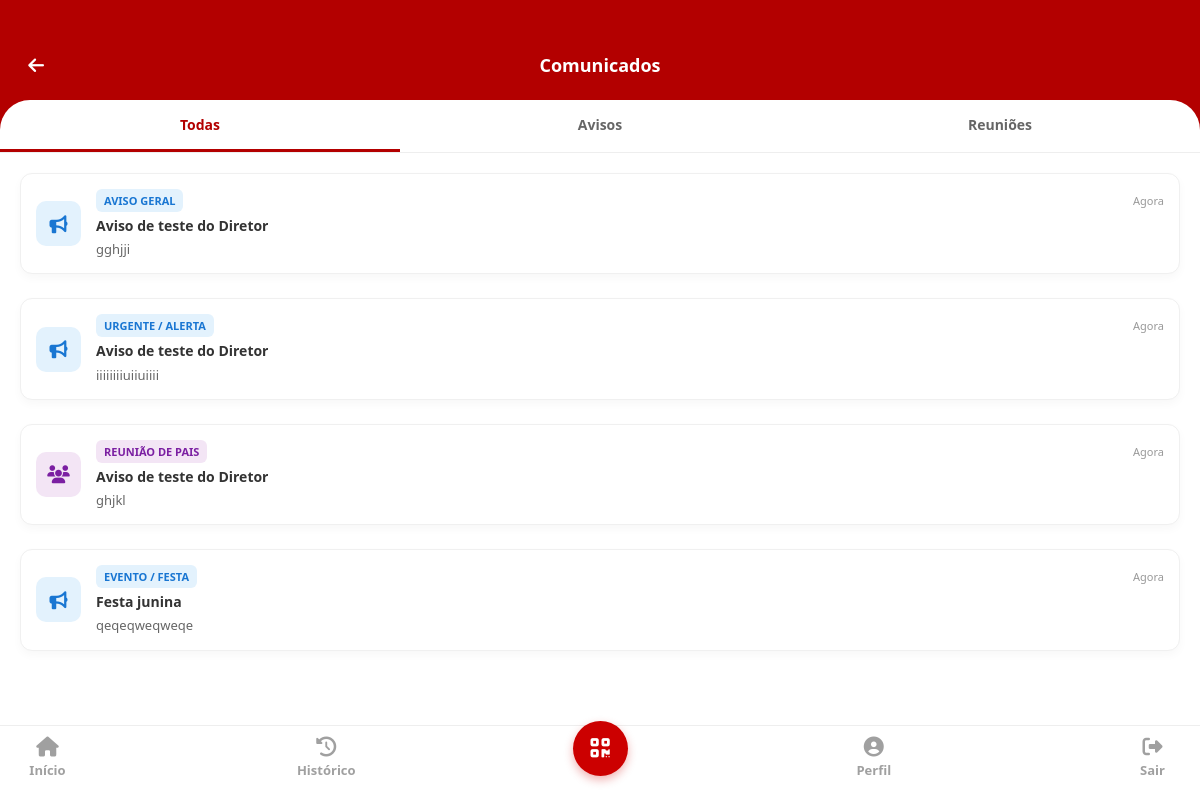
/comunicados, run on the app's committed database.
### app.py (models this page shows)
class Comunicado(db.Model):
    id = db.Column(db.Integer, primary_key=True)
    tipo = db.Column(db.String(50), nullable=False)
    badge_classe = db.Column(db.String(50), nullable=False)
    badge_texto = db.Column(db.String(50), nullable=False)
    tempo = db.Column(db.String(20), default="Agora")
    titulo = db.Column(db.String(100), nullable=False)
    mensagem = db.Column(db.Text, nullable=False)

### app.py (the view)
@app.route('/comunicados')
def comunicados():
    lista_comunicados = Comunicado.query.order_by(Comunicado.id.desc()).all()
    return render_template('comunicados.html', lista_comunicados=lista_comunicados)

### templates/comunicados.html (shortened to what this page needs)
<!DOCTYPE html>
<html lang="pt-BR">
<head>
    <link rel="stylesheet" href="../css/style.css">
    <link rel="stylesheet" href="https://cdnjs.cloudflare.com/ajax/libs/font-awesome/6.4.0/css/all.min.css">
</head>
<body>
    <div class="app-container">
        <header class="page-header" style="background: #b30000;">
            <a href="/dashboard" class="back-btn" style="color: #fff;">
                <i class="fas fa-arrow-left"></i>
            </a>
            <h2 style="color: #fff;">Comunicados</h2>
        </header>
        <div class="sub-tabs">
            <button class="tab-btn active" data-filter="todos">Todas</button>
            <button class="tab-btn" data-filter="aviso">Avisos</button>
            <button class="tab-btn" data-filter="reuniao">Reuniões</button>
        </div>
        <main class="page-content">
            <div class="comunicados-list">
                {% for comunicado in lista_comunicados %}
                {% set tipo_limpo = comunicado.tipo|default('Avisos')|lower %}
                {% if 'reuniao' in tipo_limpo or 'reuniõe' in tipo_limpo or 'reunioes' in tipo_limpo %}
                    {% set categoria_filtro = 'reuniao' %}
                    {% set estilo_card = 'reuniao-style' %}
                {% else %}
                    {% set categoria_filtro = 'aviso' %}
                    {% set estilo_card = 'aviso-style' %}
                {% endif %}
                <div class="comunicado-card {{ estilo_card }}" data-category="{{ categoria_filtro }}">
                    <div class="comunicado-icon-box">
                        {% if categoria_filtro == 'reuniao' %}
                            <i class="fas fa-users"></i>
                        {% else %}
                            <i class="fas fa-bullhorn"></i>
                        {% endif %}
                    </div>
                    <div class="comunicado-body">
                        <div class="comunicado-meta" style="display: flex; justify-content: space-between; align-items: center; margin-bottom: 5px;">
                            <span class="badge-tipo">
                                {{ comunicado.badge_texto|default('Aviso Geral') }}
                            </span>
                            <span class="comunicado-time" style="color: #999; font-size: 11px;">
                                {{ comunicado.tempo|default('Agora') }}
                            </span>
                        </div>
                        <h3 style="margin: 5px 0; font-size: 14px; color: #333;">{{ comunicado.titulo }}</h3>
                        <p style="margin: 0; font-size: 13px; color: #666; line-height: 1.4;">{{ comunicado.mensagem }}</p>
                    </div>
                </div>
                {% else %}
                <div id="no-data-message" style="text-align: center; padding: 40px 20px; color: #777;">
                    <i class="fas fa-envelope-open" style="font-size: 32px; margin-bottom: 10px; color: #ccc;"></i>
                    <p style="font-size: 14px;">Nenhum comunicado encontrado por enquanto.</p>
                </div>
                {% endfor %}
            </div>
        </main>
        <nav class="bottom-nav">
            <a href="/" class="nav-item">
                <i class="fas fa-home"></i>
                <span>Início</span>
            </a>
            <a href="/historico" class="nav-item">
                <i class="fas fa-history"></i>
                <span>Histórico</span>
            </a>
            <a href="/qrcode" class="nav-item scan-btn">
                <i class="fas fa-qrcode"></i>
            </a>
            <a href="/perfil" class="nav-item">
                <i class="fas fa-user-circle"></i>
                <span>Perfil</span>
            </a>
            <a href="/sair" class="nav-item">
                <i class="fas fa-sign-out-alt"></i>
                <span>Sair</span>
            </a>
        </nav>
    </div>
</body>
</html>

### templates/comunicados.html (style rules this page uses)
.comunicado-card.aviso-style .comunicado-icon-box { background-color: #e3f2fd !important; color: #1976d2 !important; }
.comunicado-card.aviso-style .badge-tipo { background-color: #e3f2fd !important; color: #1976d2 !important; }
.comunicado-card.reuniao-style .comunicado-icon-box { background-color: #f3e5f5 !important; color: #7b1fa2 !important; }
.comunicado-card.reuniao-style .badge-tipo { background-color: #f3e5f5 !important; color: #7b1fa2 !important; }
.badge-tipo { padding: 4px 8px; border-radius: 6px; font-weight: bold; font-size: 11px; }
.comunicado-card { display: flex; background: #fff; padding: 15px; border-radius: 12px; margin-bottom: 12px; box-shadow: 0 4px 10px rgba(0,0,0,0.03); align-items: center; gap: 15px; }
.comunicado-icon-box { width: 45px; height: 45px; border-radius: 10px; display: flex; align-items: center; justify-content: center; font-size: 18px; flex-shrink: 0; }

### data on the page
Comunicado: badge_texto "AVISO GERAL", tempo "Agora", titulo "Aviso de teste do Diretor", mensagem "gghjji"
Comunicado: badge_texto "URGENTE / ALERTA", tempo "Agora", titulo "Aviso de teste do Diretor", mensagem "iiiiiiiiuiiuiiii"
Comunicado: badge_texto "REUNIÃO DE PAIS", tempo "Agora", titulo "Aviso de teste do Diretor", mensagem "ghjkl"
Comunicado: badge_texto "EVENTO / FESTA", tempo "Agora", titulo "Festa junina", mensagem "qeqeqweqweqe"
